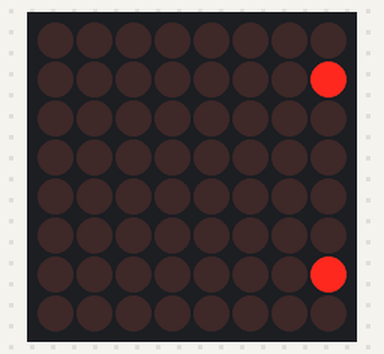
A sketch run on a simulated Arduino Uno, built with avr-gcc and run on an emulated ATmega328P. Shown: 8×8 LED matrix.

Above: at 0.42 s.
At 0.79 s:
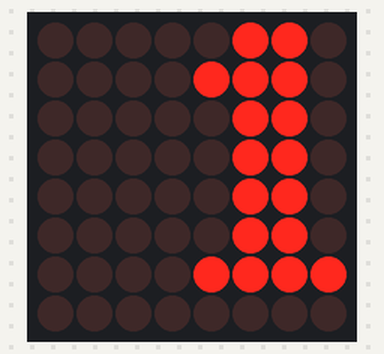
At 1.16 s:
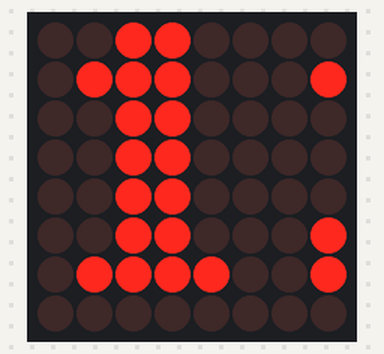
At 2.01 s:
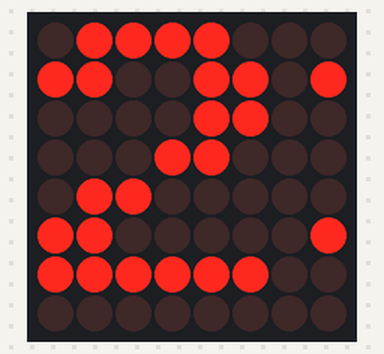
At 2.74 s:
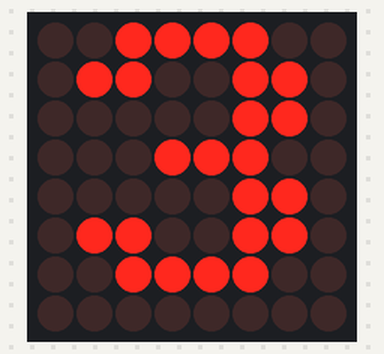
At 3.6 s:
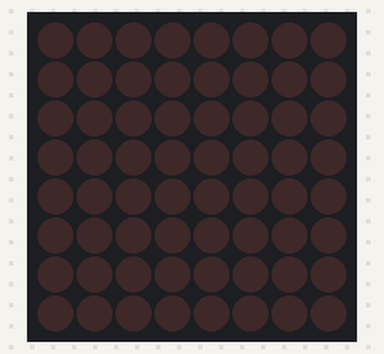

The sketch:

display_max7219.ino
```cpp
#include <Arduino.h>
#include <LedControl.h>

#define SEGMENT_LOAD_PIN 3
#define SEGMENT_CLOCK_PIN 13
#define SEGMENT_DATA_PIN 11

LedControl lc = LedControl(SEGMENT_DATA_PIN, SEGMENT_CLOCK_PIN, SEGMENT_LOAD_PIN, 1);

// 8x8 font for digits 0–9
byte digits[10][8] = {
  {0x3C,0x66,0x6E,0x76,0x66,0x66,0x3C,0x00}, // 0
  {0x18,0x38,0x18,0x18,0x18,0x18,0x3C,0x00}, // 1
  {0x3C,0x66,0x06,0x0C,0x30,0x60,0x7E,0x00}, // 2
  {0x3C,0x66,0x06,0x1C,0x06,0x66,0x3C,0x00}, // 3
  {0x0C,0x1C,0x3C,0x6C,0x7E,0x0C,0x0C,0x00}, // 4
  {0x7E,0x60,0x7C,0x06,0x06,0x66,0x3C,0x00}, // 5
  {0x1C,0x30,0x60,0x7C,0x66,0x66,0x3C,0x00}, // 6
  {0x7E,0x66,0x06,0x0C,0x18,0x18,0x18,0x00}, // 7
  {0x3C,0x66,0x66,0x3C,0x66,0x66,0x3C,0x00}, // 8
  {0x3C,0x66,0x66,0x3E,0x06,0x0C,0x38,0x00}  // 9
};

void setup() {
  lc.shutdown(0, false);
  lc.setIntensity(0, 8);
  lc.clearDisplay(0);
}

void loop() {
  const char message[] = "123";
  scrollNumber(message);
  delay(500);
}

void scrollNumber(const char* msg) {
  int length = strlen(msg);
  int totalWidth = length * 8 + length; // digit width + spacing

  for (int shift = 8; shift >= -totalWidth; shift--) {
    lc.clearDisplay(0);

    for (int row = 0; row < 8; row++) {
      byte rowData = 0;

      for (int i = 0; i < length; i++) {
        int digit = msg[i] - '0';
        int offset = shift + i * 7;

        if (offset > -8 && offset < 8) {
          byte d = digits[digit][row];
          if (offset >= 0)
            rowData |= d >> offset;
          else
            rowData |= d << (-offset);
        }
      }

      lc.setRow(0, row, rowData);
    }

    delay(120);
  }
}
```

Measured:
- by itself, everything shown: repeats every 4.9 s, in 27 steps
- what the display in image 5 shows lasts 1.8 s, from 3.5 s to 5.3 s
